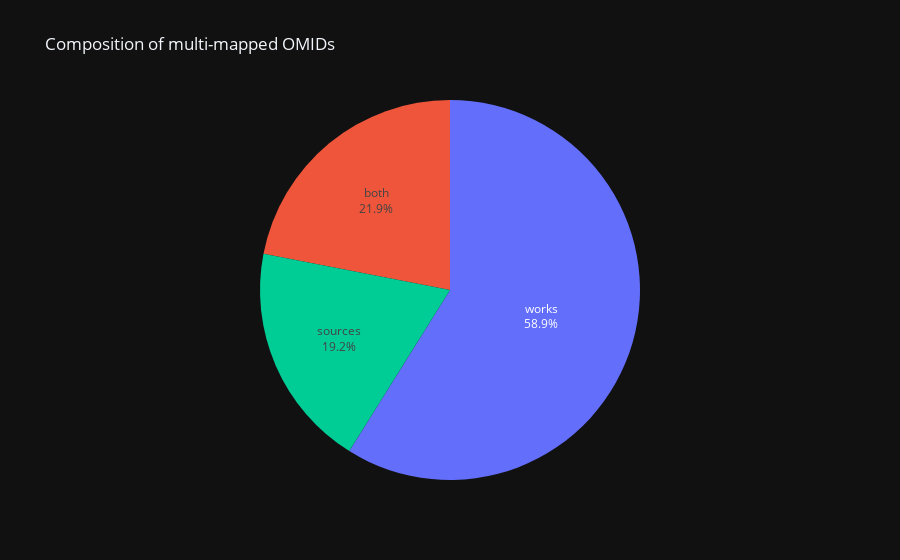

Here is the notebook cell this chart was saved with:
### Markdown cell above
## Composition

### Code cell
composition_data_df = df.groupby(['oaid_count', 'composition', 'type']).size().reset_index(name='comp_by_count_freq')

fig = px.pie(composition_data_df, values='comp_by_count_freq', names='composition', title='Composition of multi-mapped OMIDs')
# show labels upon the pie slices
fig.update_traces(textposition='inside', textinfo='percent+label')
fig.update_layout(title='Composition of multi-mapped OMIDs', showlegend=False)

fig.write_html('../graphs/composition.html')

fig.show()

# upload file to plotly chart studio
csp.plot(fig, filename='composition', auto_open=False, sharing='public', fileopt='new')

### Figure 1 — Plotly figure (JSON) as saved in the notebook; plotly's stock layout.template omitted (floating-point values rounded to 4 significant figures)
{"data": [{"domain": {"x": [0.0, 1.0], "y": [0.0, 1.0]}, "hovertemplate": "composition=%{label}<br>comp_by_count_freq=%{value}<extra></extra>", "labels": ["both", "both", "both", "sources", "sources", "sources", "works", "works", "works", "works", "works", "works", "works", "works", "works", "works", "works", "works", "both", "both", "both", "sources", "sources", "works", "works", "works", "works", "works", "both", "both", "sources", "works", "works", "works", "both", "sources", "sources", "works", "both", "works", "both", "both", "both", "both", "both", "both", "works", "both", "both", "both", "both", "both", "both"], "legendgroup": "", "name": "", "showlegend": true, "values": [1001, 4846, 82, 50, 5519, 4, 6410, 94, 1, 4, 9977, 4, 105, 68, 108, 12, 6, 4, 4, 540, 1, 1, 146, 825, 1, 21, 1, 1, 1, 65, 22, 11, 1, 1, 16, 1, 4, 1, 8, 1, 1, 2, 1, 1, 1, 2, 1, 1, 1, 1, 1, 1, 1], "type": "pie", "textinfo": "percent+label", "textposition": "inside"}], "layout": {"legend": {"tracegroupgap": 0}, "title": {"text": "Composition of multi-mapped OMIDs"}, "showlegend": false}}
